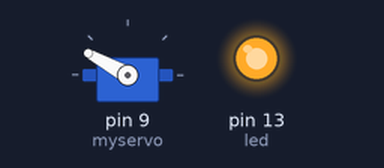
Bench run of a sketch on a simulated Arduino Uno, built with avr-gcc and run on an emulated ATmega328P. Shown: servo, output pins drawn as LEDs (lit = HIGH).

Above: at 0.1 s.
At 2.1 s:
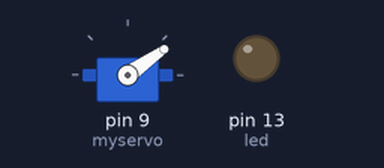
At 4.1 s:
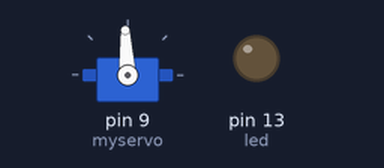
Timing chart, 0 to 5.6 s (numbered marks = the images above):
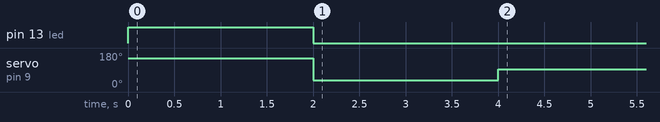

The sketch:

calibration_ino.ino
```cpp
/*
 Controlling a servo position using a potentiometer (variable resistor)
 by Michal Rinott <http://people.interaction-ivrea.it/m.rinott>

 modified on 8 Nov 2013
 by Scott Fitzgerald
 http://www.arduino.cc/en/Tutorial/Knob
*/

#include <Servo.h>

Servo myservo;  // create servo object to control a servo

int potpin = 0;  // analog pin used to connect the potentiometer
int val;    // variable to read the value from the analog pin
int led = 13;

void setup(){
  pinMode(led, OUTPUT);
  myservo.attach(9);  // attaches the servo on pin 9 to the servo object
  Serial.begin(115200);

  digitalWrite(led, HIGH);
  val = 2100;
  myservo.writeMicroseconds((val));
  delay(2000);
  digitalWrite(led, LOW);

  val = 900;
  myservo.writeMicroseconds((val));
  delay(2000);
  digitalWrite(led, HIGH);

  val = 1500;
  myservo.writeMicroseconds((val));
  digitalWrite(led, LOW);
}


void loop() {
}
```

Measured:
- by itself, servo on pin 9 (myservo): 151° → 35° at 2.0 s, → 93° 2.0 s later
